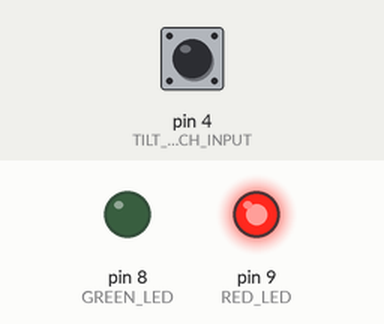
Simulated run of this sketch. Board: Arduino Uno, built with avr-gcc and run on an emulated ATmega328P. On the bench: output pins drawn as LEDs (lit = HIGH). The test bench sets the inputs (shaded band); at power-on: pin 4 (TILT_SWITCH_INPUT) LOW.

Above: at 1.2 s.
1.3 s: pin 4 (TILT_SWITCH_INPUT) pulled HIGH for 0.25 s
At 1.5 s:
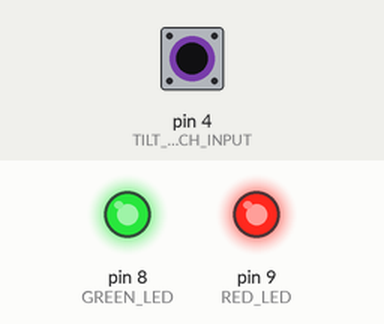
3.1 s: pin 4 (TILT_SWITCH_INPUT) pulled HIGH for 1 s
At 4.0 s:
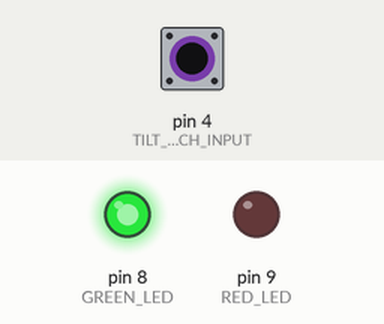
5.7 s: pin 4 (TILT_SWITCH_INPUT) pulled HIGH for 3.2 s
At 9.1 s:
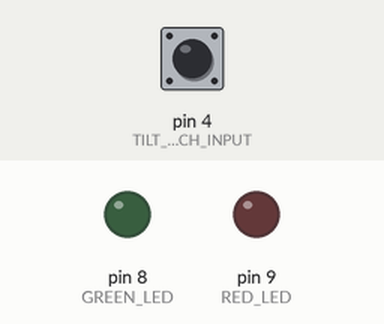
Timing chart, 0 to 10.7 s (numbered marks = the images above; inputs shaded):
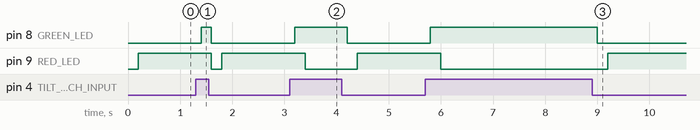

The sketch:

tilt_switch.ino
```cpp
#define TILT_SWITCH_INPUT 4 // does not work on pin 10 for some reason !@#?!@?#?!@?#?
#define GREEN_LED 8
#define RED_LED 9

void setup()
{
    pinMode(TILT_SWITCH_INPUT , INPUT);

    //GREEN LED
    pinMode(GREEN_LED, OUTPUT);
    digitalWrite(GREEN_LED, LOW);

    //RED LED
    pinMode(RED_LED, OUTPUT);
    digitalWrite(RED_LED, LOW);
}

void loop()
{
    if (digitalRead(TILT_SWITCH_INPUT)==HIGH) {
      digitalWrite(GREEN_LED, HIGH);
      delay(200);
      digitalWrite(RED_LED, LOW);
    }
    else {
      digitalWrite(GREEN_LED, LOW);
      delay(200);
      digitalWrite(RED_LED, HIGH);
    }
}
```

Measured:
- after the input at 1.3 s, pin 8 (GREEN_LED): LOW → HIGH after 0.10 s, → LOW 0.20 s later; pin 9 (RED_LED): HIGH → LOW after 0.30 s, → HIGH 0.20 s later
- after the input at 3.1 s, pin 8 (GREEN_LED): LOW → HIGH after 0.10 s, → LOW 1.0 s later; pin 9 (RED_LED): HIGH → LOW after 0.30 s, → HIGH 1.0 s later
- after the input at 5.7 s, pin 8 (GREEN_LED): LOW → HIGH after 0.10 s, → LOW 3.2 s later; pin 9 (RED_LED): HIGH → LOW after 0.30 s, → HIGH 3.2 s later
